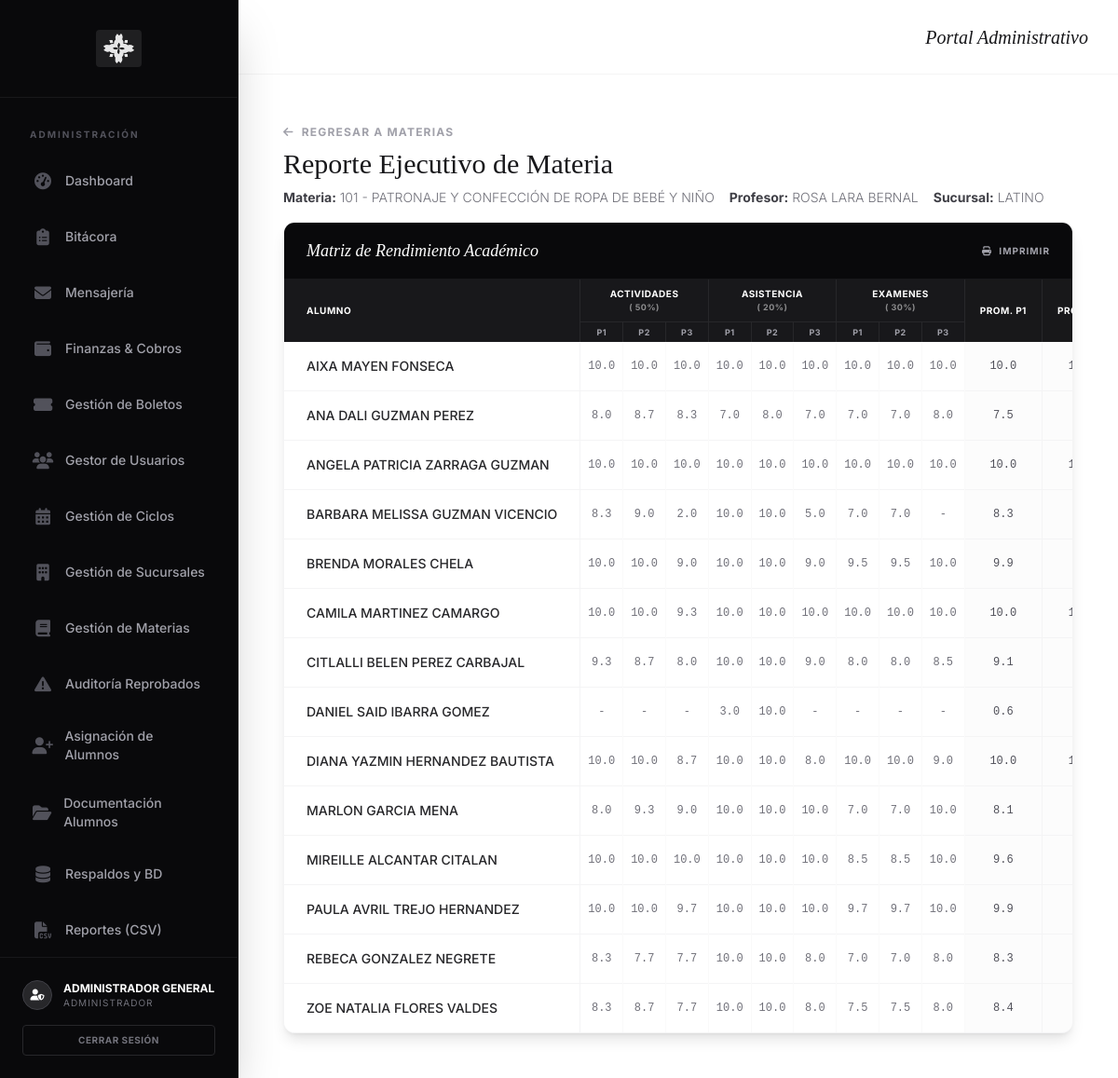
Screenshot of /front/admin/dashboard.php?page=reporte&clase_id=107 (signed in) with the database file from the repository.
### tables this page shows
CREATE TABLE `Materias` (
  `id` int(11) NOT NULL,
  `nombre_materia` varchar(255) NOT NULL,
  `semestre` int(11) NOT NULL COMMENT 'Número del 1 al 6 para saber a qué semestre pertenece'
);

CREATE TABLE `Usuarios` (
  `id` int(11) NOT NULL,
  `nombre_completo` varchar(255) NOT NULL,
  `curp` varchar(18) NOT NULL COMMENT 'Se usará como nombre de usuario para el login',
  `password_hash` varchar(255) DEFAULT NULL COMMENT 'Contraseña encriptada, NULL si no ha sido creada',
  `perfil_id` int(11) NOT NULL,
  `estado` enum('activo','inactivo') NOT NULL DEFAULT 'activo' COMMENT 'Estado del usuario en el sistema',
  `fecha_creacion` timestamp NOT NULL DEFAULT current_timestamp(),
  `forma` enum('presencial','online','no aplica') DEFAULT 'no aplica',
  `cuenta_deposito_id` int(11) DEFAULT NULL
);

CREATE TABLE `Sucursales` (
  `id` int(11) NOT NULL,
  `nombre_sucursal` varchar(150) NOT NULL
);

CREATE TABLE `Categorias_Calificacion` (
  `id` int(11) NOT NULL,
  `clase_id` int(11) NOT NULL COMMENT 'La clase a la que pertenece esta categoría',
  `nombre_categoria` varchar(100) NOT NULL COMMENT 'Ej: Tareas, Exámenes, Proyectos',
  `ponderacion` decimal(5,2) NOT NULL COMMENT 'El peso en porcentaje (ej. 30.00 para 30%)'
);

### front/admin/body_reporte.php (the view, shortened to what this page needs)
<?php
require '../../back/db_connect.php';
$clase_seleccionada_id = isset($_GET['clase_id']) ? (int) $_GET['clase_id'] : null;
$sql_info = "SELECT m.nombre_materia, u.nombre_completo as profesor, s.nombre_sucursal, ce.nombre_ciclo
             FROM Clases c
             JOIN Materias m ON c.materia_id = m.id
             JOIN Usuarios u ON c.profesor_id = u.id
             JOIN Sucursales s ON c.sucursal_id = s.id
             JOIN Ciclos_Escolares ce ON c.ciclo_id = ce.id
             WHERE c.id = $clase_seleccionada_id";
$info_clase = $conn->query($sql_info)->fetch_assoc();
$categorias_principales = ['Actividades', 'Asistencia', 'Examenes'];
$reporte_data = [];
$ponderaciones = [];
function getDetalleCalificacion($conn, $inscripcion_id, $categorias_principales)
{
    $clase_id_result = $conn->query("SELECT clase_id FROM Inscripciones WHERE id = $inscripcion_id");
    $clase_id = $clase_id_result->fetch_assoc()['clase_id'];
    $categorias_db = $conn->query("SELECT * FROM Categorias_Calificacion WHERE clase_id = $clase_id")->fetch_all(MYSQLI_ASSOC);
    $ponderaciones = [];
    foreach ($categorias_db as $cat) {
        $ponderaciones[$cat['nombre_categoria']] = $cat;
    }
    $data_return = [
        'final' => 0.0,
        'promedios_parciales' => [],
        'items_desglose' => [],
        'calif_por_parcial' => [1 => 0.0, 2 => 0.0, 3 => 0.0]
    ];
    foreach ($categorias_principales as $cat_nombre) {
        $cat_id = $ponderaciones[$cat_nombre]['id'] ?? 0;
        for ($p = 1; $p <= 3; $p++) {
            $data_return['promedios_parciales'][$cat_nombre][$p] = 0;
            $data_return['items_desglose'][$cat_nombre][$p] = [];
        }
        if ($cat_id > 0) {
            $sql_items = "SELECT a.parcial, a.nombre_actividad, c.calificacion_obtenida
                          FROM Calificaciones c
                          JOIN Actividades_Evaluables a ON c.actividad_id = a.id
                          WHERE c.inscripcion_id = ? AND a.categoria_id = ?
                          ORDER BY a.parcial, a.id";
            $stmt = $conn->prepare($sql_items);
            $stmt->bind_param("ii", $inscripcion_id, $cat_id);
            $stmt->execute();
            $result_items = $stmt->get_result();
            $califs_por_parcial = [1 => [], 2 => [], 3 => []];
            while ($item = $result_items->fetch_assoc()) {
                $parcial = $item['parcial'];
                $calif = (float) $item['calificacion_obtenida'];
                $data_return['items_desglose'][$cat_nombre][$parcial][] = ['nombre' => $item['nombre_actividad'], 'calif' => $calif];
                $califs_por_parcial[$parcial][] = $calif;
            }
            for ($p = 1; $p <= 3; $p++) {
                if (count($califs_por_parcial[$p]) > 0) {
                    $data_return['promedios_parciales'][$cat_nombre][$p] = array_sum($califs_por_parcial[$p]) / count($califs_por_parcial[$p]);
                }
            }
        }
    }
    for ($p = 1; $p <= 3; $p++) {
        foreach ($categorias_principales as $cat_nombre) {
            $ponderacion = ($ponderaciones[$cat_nombre]['ponderacion'] ?? 0) / 100;
            $promedio = $data_return['promedios_parciales'][$cat_nombre][$p] ?? 0;
            $data_return['calif_por_parcial'][$p] += ($promedio * $ponderacion);
        }
    }
    $suma_parciales = $data_return['calif_por_parcial'][1] + $data_return['calif_por_parcial'][2] + $data_return['calif_por_parcial'][3];
    if ($suma_parciales > 0) {
        $data_return['final'] = $suma_parciales / 3;
    } else {
        $data_return['final'] = 0.0;
    }
    return $data_return;
}
if ($clase_seleccionada_id) {
    $categorias_db = $conn->query("SELECT * FROM Categorias_Calificacion WHERE clase_id = $clase_seleccionada_id")->fetch_all(MYSQLI_ASSOC);
    foreach ($categorias_db as $cat) {
        $ponderaciones[$cat['nombre_categoria']] = $cat;
    }
    $alumnos = $conn->query("SELECT i.id as inscripcion_id, u.nombre_completo FROM Inscripciones i JOIN Usuarios u ON i.alumno_id = u.id WHERE i.clase_id = $clase_seleccionada_id ORDER BY u.nombre_completo")->fetch_all(MYSQLI_ASSOC);
    foreach ($alumnos as $alumno) {
        $inscripcion_id = $alumno['inscripcion_id'];
        $data_calificacion = getDetalleCalificacion($conn, $inscripcion_id, $categorias_principales);
        $reporte_data[] = [
            'nombre' => $alumno['nombre_completo'],
            'data' => $data_calificacion
        ];
    }
}
?>
<div class="mb-4">
    <a href="dashboard.php?page=materias"
        class="text-xs font-bold uppercase tracking-widest text-zinc-400 hover:text-zinc-600 mb-2 inline-block transition-colors">
        <i class="fas fa-arrow-left mr-1"></i> Regresar a Materias
    </a>
    <h3 class="font-serif text-3xl text-zinc-900 mb-2">Reporte Ejecutivo de Materia</h3>
    <div class="text-sm text-zinc-500 font-light flex gap-4">
        <span><strong class="font-bold text-zinc-700">Materia:</strong>
            <?php echo htmlspecialchars($info_clase['nombre_materia']); ?>
        </span>
        <span><strong class="font-bold text-zinc-700">Profesor:</strong>
            <?php echo htmlspecialchars($info_clase['profesor']); ?>
        </span>
        <span><strong class="font-bold text-zinc-700">Sucursal:</strong>
            <?php echo htmlspecialchars($info_clase['nombre_sucursal']); ?>
        </span>
    </div>
</div>
<?php if ($clase_seleccionada_id && !empty($reporte_data)): ?>
    <div class="bg-white rounded-xl shadow-lg border border-zinc-100 overflow-hidden relative">
        <div class="px-6 py-4 bg-zinc-950 text-white flex justify-between items-center border-b border-zinc-900">
            <h5 class="font-serif text-lg italic">Matriz de Rendimiento Académico</h5>
            <button onclick="window.print()"
                class="text-[10px] uppercase font-bold tracking-widest text-zinc-400 hover:text-white transition-colors">
                <i class="fas fa-print mr-1"></i> Imprimir
            </button>
        </div>
        <div class="overflow-x-auto custom-scrollbar">
            <table class="w-full text-left border-collapse whitespace-nowrap">
                <thead>
                    <tr class="bg-zinc-900 text-white text-[10px] uppercase tracking-wider font-light">
                        <th rowspan="2" class="px-6 py-3 sticky left-0 z-20 bg-zinc-900 border-r border-zinc-800 shadow-xl">
                            Alumno</th>
                        <?php foreach ($categorias_principales as $cat_nombre): ?>
                            <th colspan="3" class="px-4 py-2 text-center border-r border-zinc-800 border-b border-zinc-800">
                                <?php echo $cat_nombre; ?>
                                <span class="opacity-50 block text-[9px]">(
                                    <?php echo number_format($ponderaciones[$cat_nombre]['ponderacion'] ?? 0, 0); ?>%)
                                </span>
                            </th>
                        <?php endforeach; ?>
                        <th rowspan="2" class="px-4 py-3 text-center border-r border-zinc-800 bg-zinc-900/50">Prom. P1</th>
                        <th rowspan="2" class="px-4 py-3 text-center border-r border-zinc-800 bg-zinc-900/50">Prom. P2</th>
                    </tr>
                    <tr class="bg-zinc-900 text-zinc-400 text-[9px] uppercase tracking-wider">
                        <?php foreach ($categorias_principales as $cat_nombre): ?>
                            <th class="px-2 py-1 text-center border-r border-zinc-800">P1</th>
                            <th class="px-2 py-1 text-center border-r border-zinc-800">P2</th>
                            <th class="px-2 py-1 text-center border-r border-zinc-800">P3</th>
                        <?php endforeach; ?>
                    </tr>
                </thead>
                <tbody class="text-sm divide-y divide-zinc-100">
                    <?php foreach ($reporte_data as $row): ?>
                        <tr class="hover:bg-zinc-50 transition-colors group">
                            <td
                                class="px-6 py-3 font-medium text-zinc-800 sticky left-0 bg-white group-hover:bg-zinc-50 border-r border-zinc-100 shadow-sm z-10">
                                <?php echo htmlspecialchars($row['nombre']); ?>
                            </td>
                            <?php $data = $row['data']; ?>
                            <?php foreach ($categorias_principales as $cat_nombre): ?>
                                <?php for ($p = 1; $p <= 3; $p++): ?>
                                    <?php $promedio_parcial = $data['promedios_parciales'][$cat_nombre][$p] ?? 0; ?>
                                    <td class="px-2 py-3 text-center border-r border-zinc-50 text-zinc-500 font-mono text-xs">
                                        <?php echo ($promedio_parcial > 0) ? number_format($promedio_parcial, 1) : '-'; ?>
                                    </td>
                                <?php endfor; ?>
                            <?php endforeach; ?>
                            <td
                                class="px-4 py-3 text-center border-r border-zinc-100 bg-zinc-50/50 font-mono text-xs text-zinc-600">
                                <?php echo number_format($data['calif_por_parcial'][1], 1); ?>
                            </td>
                            <td
                                class="px-4 py-3 text-center border-r border-zinc-100 bg-zinc-50/50 font-mono text-xs text-zinc-600">
                            </td>
                        </tr>
                    <?php endforeach; ?>
                </tbody>
            </table>
        </div>
    </div>
<?php endif; ?>

### front/admin/dashboard.php (style rules this page uses)
body { font-family: 'Inter', sans-serif; }

### rows the page displays
materias: nombre_materia "101 - PATRONAJE Y CONFECCIÓN DE ROPA DE BEBÉ Y NIÑO", usuarios.nombre_completo "ROSA LARA BERNAL", sucursales.nombre_sucursal "LATINO"
categorias_calificacion: cat_nombre "ACTIVIDADES", ponderacion "50"
categorias_calificacion: cat_nombre "ASISTENCIA", ponderacion "20"
categorias_calificacion: cat_nombre "EXAMENES", ponderacion "30"

### other values shown
$item['label'] "Dashboard"
$item['label'] "Bitácora"
$item['label'] "Mensajería"
$item['label'] "Finanzas & Cobros"
$item['label'] "Gestión de Boletos"
$item['label'] "Gestor de Usuarios"
$item['label'] "Gestión de Ciclos"
$item['label'] "Gestión de Sucursales"
$item['label'] "Gestión de Materias"
$item['label'] "Auditoría Reprobados"
$item['label'] "Asignación de Alumnos"
$item['label'] "Documentación Alumnos"
$item['label'] "Respaldos y BD"
$item['label'] "Reportes (CSV)"
$_SESSION['user_name'] "ADMINISTRADOR GENERAL"
